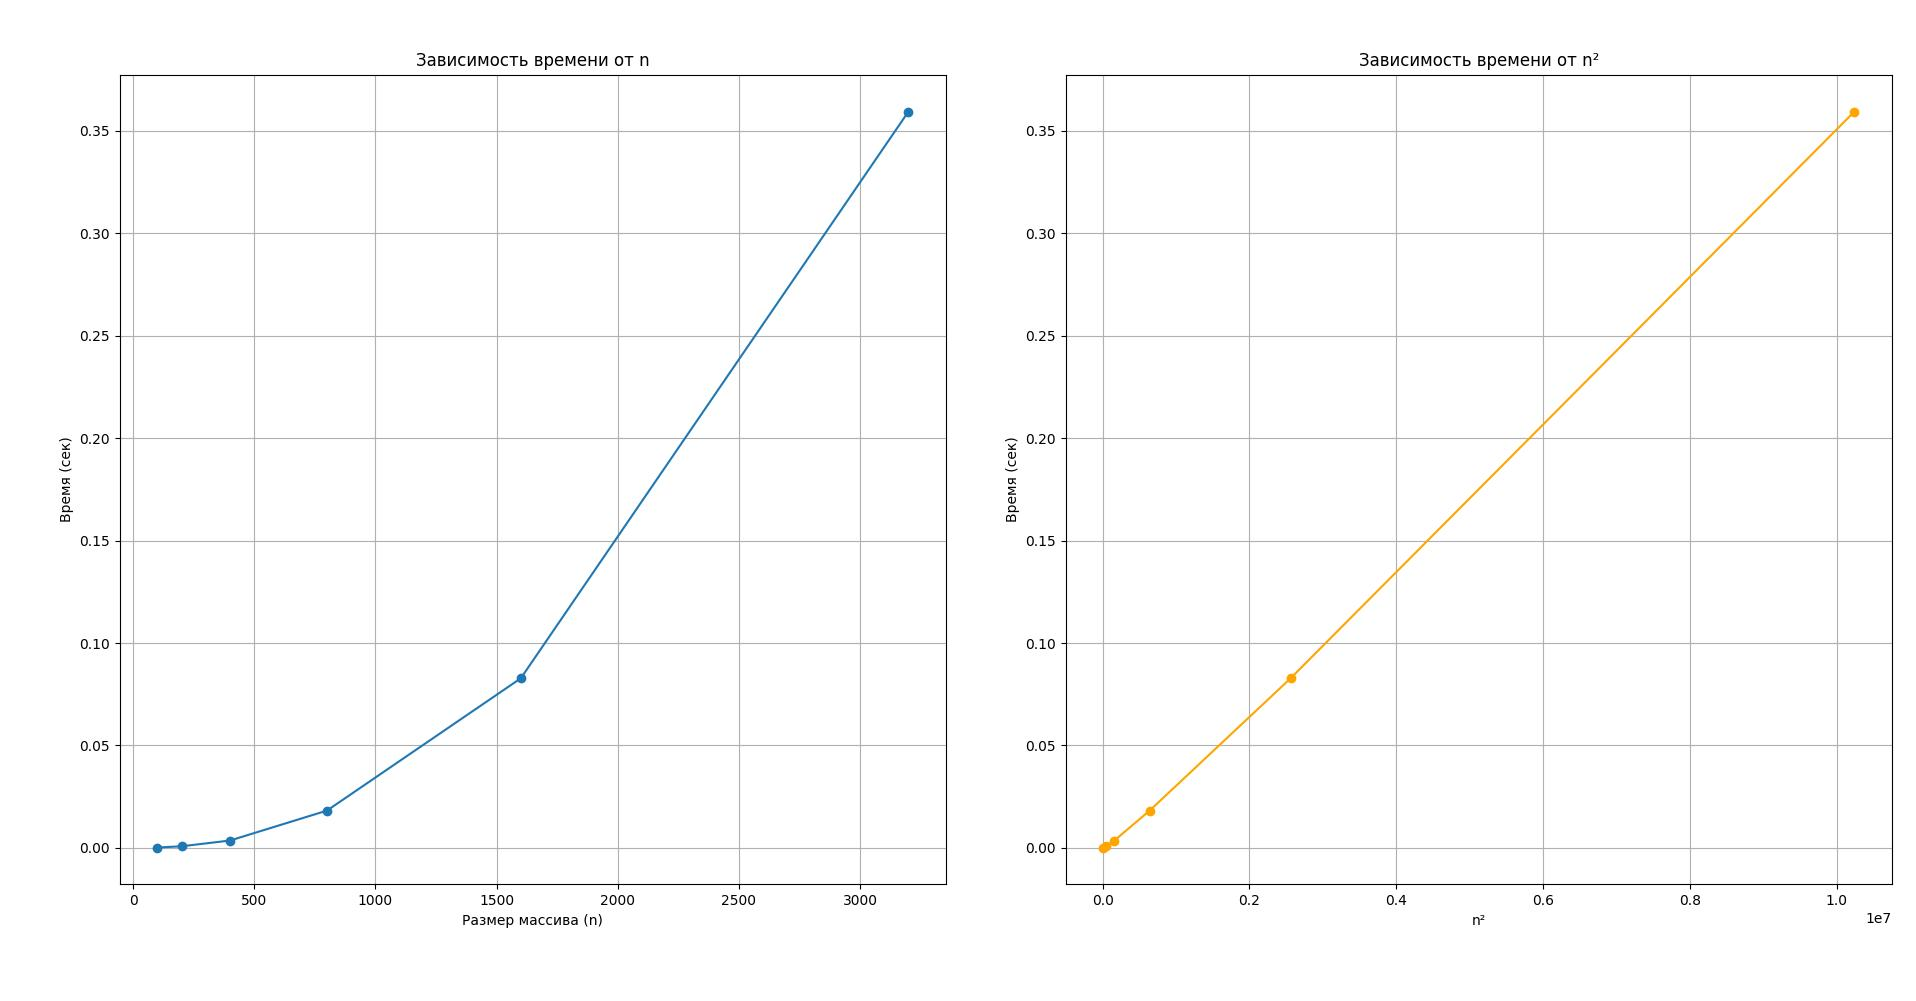

The Python source for this figure:
import time
import matplotlib.pyplot as plt
import random

def bubble_sort(arr):
    n = len(arr)
    for i in range(n):
        swapped = False
        for j in range(0, n-i-1):
            if arr[j] > arr[j+1]:
                arr[j], arr[j+1] = arr[j+1], arr[j]
                swapped = True
        if not swapped:
            break
    return arr

sizes = [100, 200, 400, 800, 1600, 3200]
repeats = 5
avg_times = []

for n in sizes:
    total_time = 0
    for _ in range(repeats):
        data = [random.randint(0, 10000) for _ in range(n)]
        start = time.perf_counter()
        bubble_sort(data.copy())
        end = time.perf_counter()
        total_time += (end - start)
    avg_time = total_time / repeats
    avg_times.append(avg_time)
    print(f"n = {n}, среднее время = {avg_time:.6f} сек")

plt.figure(figsize=(12, 5))

plt.subplot(1, 2, 1)
plt.plot(sizes, avg_times, marker='o')
plt.title('Зависимость времени от n')
plt.xlabel('Размер массива (n)')
plt.ylabel('Время (сек)')
plt.grid(True)

n_squared = [n**2 for n in sizes]
plt.subplot(1, 2, 2)
plt.plot(n_squared, avg_times, marker='o', color='orange')
plt.title('Зависимость времени от n²')
plt.xlabel('n²')
plt.ylabel('Время (сек)')
plt.grid(True)

plt.tight_layout()
plt.show()
